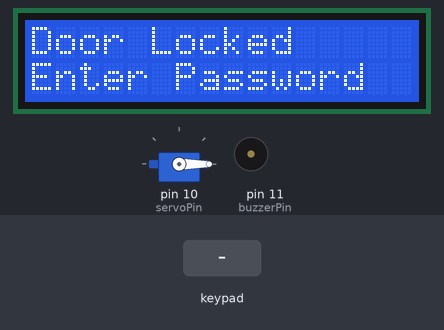
The sketch below on a simulated Arduino Uno, built with avr-gcc and run on an emulated ATmega328P. Parts: 16×2 character LCD, servo, buzzer (waves = sounding, pin HIGH). The inputs (shaded band) are chosen by the test bench.

Above: at 1.2 s.
1.3 s: keypad keys 1 2 3 4 * pressed 0.4 s apart
At 3.4 s:
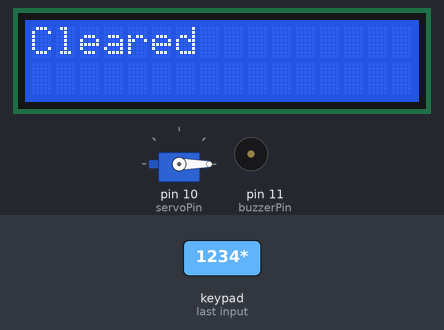
4.8 s: key '#' pressed
At 6.7 s:
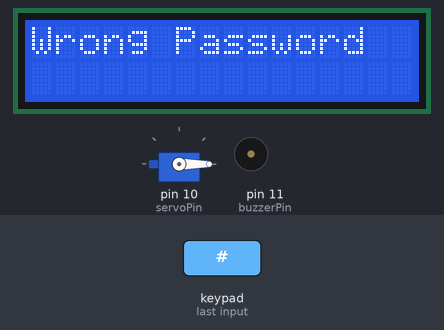
7.0 s: keypad keys 1 2 3 4 # pressed 0.4 s apart
At 9.9 s:
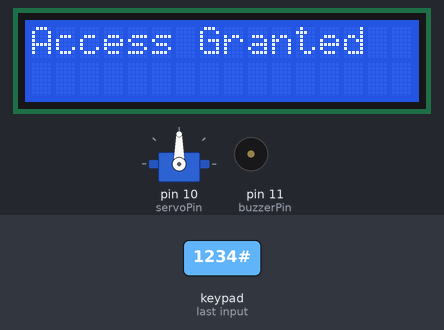
12.0 s: key 'A' pressed
At 14.8 s:
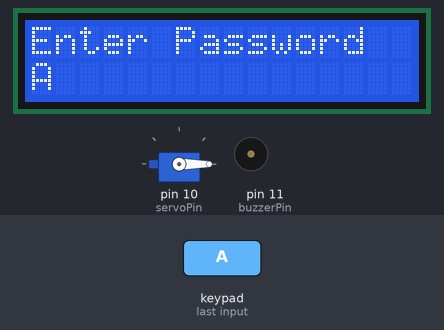
15.0 s: key 'B' pressed
At 15.9 s:
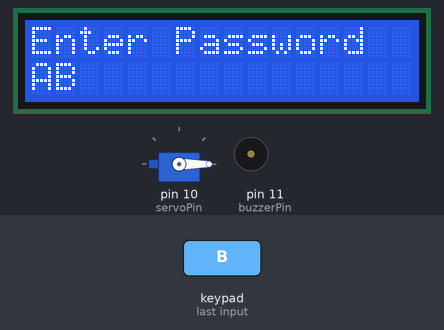
16.6 s: keypad keys 1 2 3 4 A pressed 0.4 s apart
At 19.7 s:
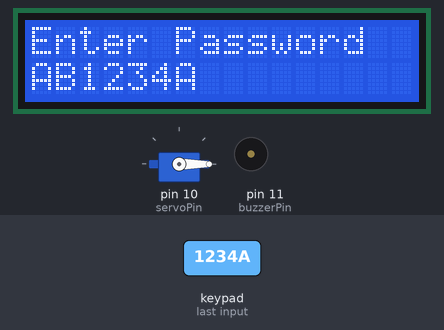
Timing chart, 0 to 21.1 s (numbered marks = the images above; inputs shaded):
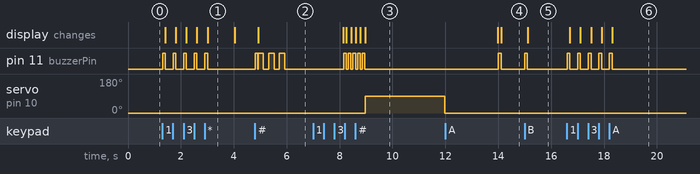

Measured:
- after the input at 1.3 s, pin 11 (buzzerPin): alternates HIGH for 0.10 s and LOW for 0.30 s, 10 changes in all, then stays LOW, starting at once; the display: first changes after 0.11 s (image 1 shows a later state)
- after the input at 4.8 s, the display: changes after 0.12 s (image 2)
- after the input at 7.0 s, pin 11 (buzzerPin): alternates HIGH for 0.10 s and LOW for 0.07 s, 10 changes in all, then stays LOW, starting after 1.2 s; servo on pin 10 (servoPin): 0° → 90° after 2.0 s, → 0° 3.0 s later; the display: first differs from a run without the input after 1.3 s (image 3 shows a later state)
- after the input at 12.0 s, pin 11 (buzzerPin): LOW → HIGH after 2.0 s, → LOW 0.10 s later; the display: first differs from a run without the input after 2.1 s (image 4)
- after the input at 15.0 s, pin 11 (buzzerPin): LOW → HIGH at once, → LOW 0.10 s later; the display: changes after 0.11 s (image 5)
- after the input at 16.6 s, pin 11 (buzzerPin): alternates HIGH for 0.10 s and LOW for 0.30 s, 10 changes in all, then stays LOW, starting at once; the display: first changes after 0.11 s (image 6 shows a later state)
- what the display in image 1 shows lasts 1.0 s, from 3.0 s to 4.0 s

The sketch:

code.ino
```cpp
#include <Keypad.h>
#include <Servo.h>
#include <Wire.h>
#include <LiquidCrystal_I2C.h>

// LCD address 0x27 (most common)
LiquidCrystal_I2C lcd(0x27, 16, 2);

Servo lockServo;
int servoPin = 10;
int buzzerPin = 11;

// Password
String password = "1234";
String inputPassword = "";

// Keypad setup
const byte ROWS = 4;
const byte COLS = 4;

char keys[ROWS][COLS] = {
  {'1','2','3','A'},
  {'4','5','6','B'},
  {'7','8','9','C'},
  {'*','0','#','D'}
};

byte rowPins[ROWS] = {9, 8, 7, 6};
byte colPins[COLS] = {5, 4, 3, 2};

Keypad keypad = Keypad(makeKeymap(keys), rowPins, colPins, ROWS, COLS);

void setup() {
  lcd.init();
  lcd.backlight();

  lockServo.attach(servoPin);
  lockServo.write(0);   // Door locked position

  pinMode(buzzerPin, OUTPUT);
  digitalWrite(buzzerPin, LOW);

  lcd.setCursor(0, 0);
  lcd.print("Door Locked");
  lcd.setCursor(0, 1);
  lcd.print("Enter Password");
}

void loop() {
  char key = keypad.getKey();

  if (key) {
    digitalWrite(buzzerPin, HIGH);
    delay(100);
    digitalWrite(buzzerPin, LOW);

    if (key == '#') {   // Enter key
      checkPassword();
    }
    else if (key == '*') {  // Clear key
      inputPassword = "";
      lcd.clear();
      lcd.print("Cleared");
      delay(1000);
      lcd.clear();
      lcd.print("Enter Password");
    }
    else {
      inputPassword += key;
      lcd.setCursor(0, 1);
      lcd.print(inputPassword);
    }
  }
}

void checkPassword() {
  lcd.clear();

  if (inputPassword == password) {
    lcd.print("Access Granted");
    lockServo.write(90);   // Unlock door
    delay(3000);
    lockServo.write(0);    // Lock again
  }
  else {
    lcd.print("Wrong Password");
    for (int i = 0; i < 3; i++) {
      digitalWrite(buzzerPin, HIGH);
      delay(200);
      digitalWrite(buzzerPin, LOW);
      delay(200);
    }
  }

  inputPassword = "";
  delay(2000);
  lcd.clear();
  lcd.print("Enter Password");
}
```
